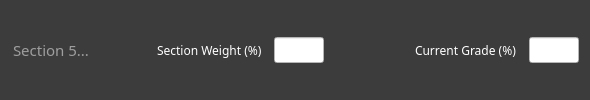
       <widget class="QFrame" name="input5Frame">
        <property name="styleSheet">
         <string notr="true">background-color: rgb(60, 60, 60);</string>
        </property>
        <property name="frameShape">
         <enum>QFrame::NoFrame</enum>
        </property>
        <property name="frameShadow">
         <enum>QFrame::Raised</enum>
        </property>
        <property name="lineWidth">
         <number>0</number>
        </property>
        <layout class="QHBoxLayout" name="horizontalLayout_5">
         <item>
          <widget class="QLineEdit" name="s5">
           <property name="font">
            <font>
             <family>Montserrat Medium</family>
             <pointsize>11</pointsize>
            </font>
           </property>
           <property name="styleSheet">
            <string notr="true">color: rgb(255, 255, 255);</string>
           </property>
           <property name="frame">
            <bool>false</bool>
           </property>
           <property name="placeholderText">
            <string>Section 5...</string>
           </property>
          </widget>
         </item>
         <item>
          <widget class="QLabel" name="label_12">
           <property name="font">
            <font>
             <family>Montserrat SemiBold</family>
             <pointsize>9</pointsize>
            </font>
           </property>
           <property name="styleSheet">
            <string notr="true">color: rgb(255, 255, 255);</string>
           </property>
           <property name="text">
            <string>Section Weight (%)  </string>
           </property>
          </widget>
         </item>
         <item>
          <widget class="QLineEdit" name="w5">
           <property name="maximumSize">
            <size>
             <width>50</width>
             <height>16777215</height>
            </size>
           </property>
           <property name="font">
            <font>
             <family>Montserrat SemiBold</family>
             <pointsize>10</pointsize>
            </font>
           </property>
           <property name="styleSheet">
            <string notr="true">background-color: rgb(255, 255, 255);
color: rgb(0, 0, 0);</string>
           </property>
           <property name="placeholderText">
            <string/>
           </property>
          </widget>
         </item>
         <item>
          <spacer name="horizontalSpacer_5">
           <property name="orientation">
            <enum>Qt::Horizontal</enum>
           </property>
           <property name="sizeType">
            <enum>QSizePolicy::Fixed</enum>
           </property>
           <property name="sizeHint" stdset="0">
            <size>
             <width>85</width>
             <height>20</height>
            </size>
           </property>
          </spacer>
         </item>
         <item>
          <widget class="QLabel" name="label_11">
           <property name="font">
            <font>
             <family>Montserrat SemiBold</family>
             <pointsize>9</pointsize>
            </font>
           </property>
           <property name="styleSheet">
            <string notr="true">color: rgb(255, 255, 255);</string>
           </property>
           <property name="text">
            <string>Current Grade (%)  </string>
           </property>
          </widget>
         </item>
         <item>
          <widget class="QLineEdit" name="g5">
           <property name="maximumSize">
            <size>
             <width>50</width>
             <height>16777215</height>
            </size>
           </property>
           <property name="font">
            <font>
             <family>Montserrat SemiBold</family>
             <pointsize>10</pointsize>
            </font>
           </property>
           <property name="styleSheet">
            <string notr="true">background-color: rgb(255, 255, 255);
color: rgb(0, 0, 0);</string>
           </property>
          </widget>
         </item>
        </layout>
       </widget>
